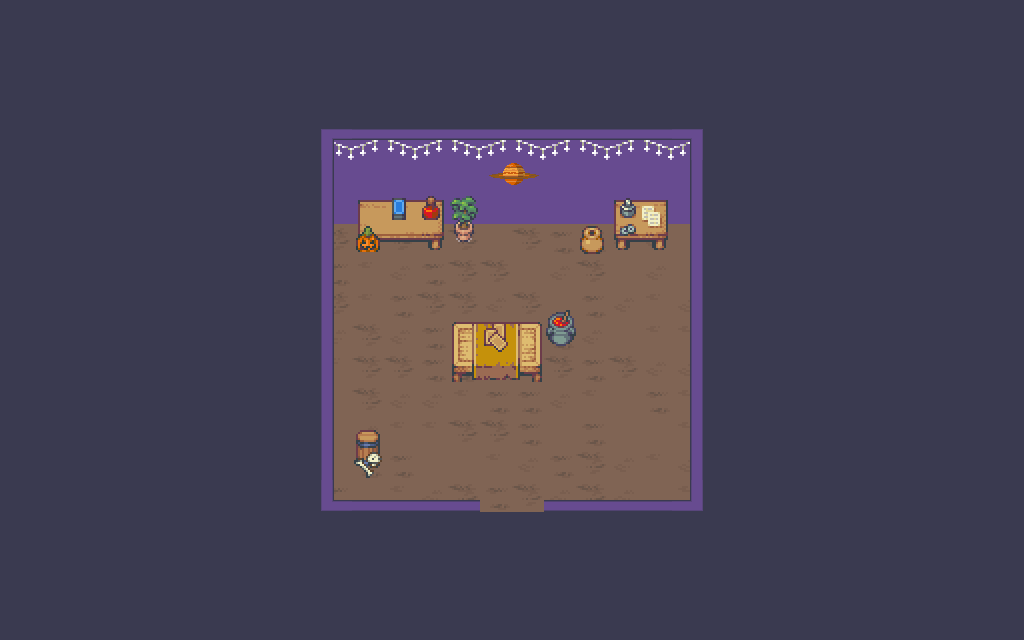

A level layout from a 2D game, rendered from its tile map. Below: a short description, then the map file with tile-grid data replaced by summaries:
An orthogonal 32x20 tile map with 32x32 px tiles, 3 tile layers (Tile Layer 1, Tile Layer 2, Tile Layer 3), 9 tilesets and 3 objects.

<map version="1.10" tiledversion="1.10.2" orientation="orthogonal" renderorder="right-down" width="32" height="20" tilewidth="32" tileheight="32" infinite="0" nextlayerid="6" nextobjectid="7">
 <tileset firstgid="1" source="tf_A2_ashlands_2.tsx" />
 <tileset firstgid="193" source="tf_A5_ashlands_2.tsx" />
 <tileset firstgid="321" source="witchtiles_2.tsx" />
 <tileset firstgid="353" source="tileB_fortA.tsx" />
 <tileset firstgid="609" source="Interiors_free_32x32.tsx" />
 <tileset firstgid="2033" source="tf_ff_tileB_stone.tsx" />
 <tileset firstgid="2289" source="ruined_int_2.tsx" />
 <tileset firstgid="2377" source="icons.tsx" />
 <tileset firstgid="2881" source="purple.tsx" />
 <layer id="1" name="Tile Layer 1" width="32" height="20">
  <data>[640 cells, 640 non-empty, 7 distinct tile ids]</data>
 </layer>
 <layer id="2" name="Tile Layer 2" width="32" height="20">
  <data>[640 cells, 272 non-empty, 31 distinct tile ids]</data>
 </layer>
 <objectgroup id="5" name="door">
  <object id="6" x="479.75" y="479.75" width="64.75" height="32.75">
   <properties>
    <property name="nm_door" value="act2.tmx" />
   </properties>
  </object>
 </objectgroup>
 <objectgroup id="4" name="spawn">
  <object id="2" x="496" y="305">
   <properties>
    <property name="direction" value="" />
    <property name="witch_spawn" value="" />
   </properties>
   <point />
  </object>
  <object id="5" x="511.25" y="461.75">
   <properties>
    <property name="direction" value="" />
    <property name="player_spawn" value="" />
   </properties>
   <point />
  </object>
 </objectgroup>
 <layer id="3" name="Tile Layer 3" width="32" height="20">
  <data>[640 cells, 67 non-empty, 9 distinct tile ids]</data>
 </layer>
</map>
